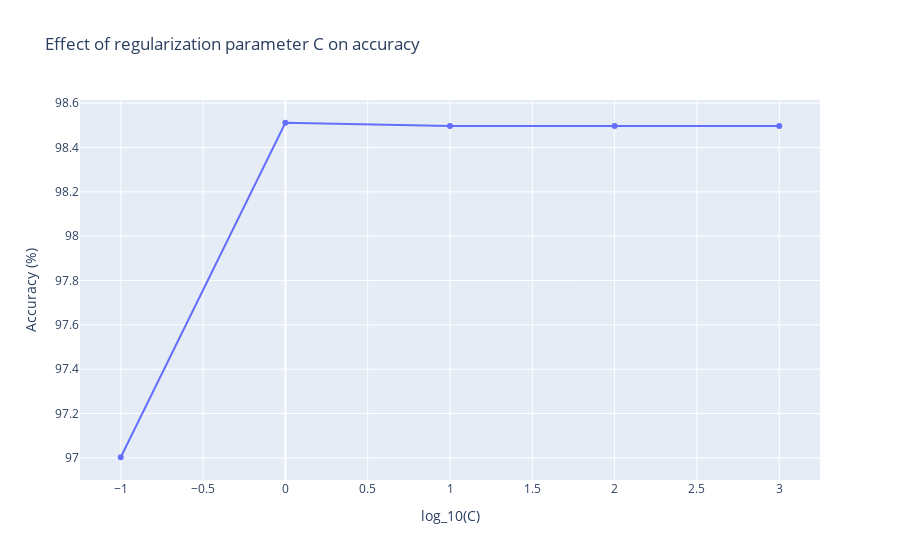

Source (notebook cell):
### Code cell
import plotly.graph_objects as go
import numpy as np

fig = go.Figure()
fig.add_trace(go.Scatter(x=np.log10(C), y=accuracies))

fig.update_layout(title='Effect of regularization parameter C on accuracy',
                   xaxis_title='log_10(C)',
                   yaxis_title='Accuracy (%)')

### Figure 1 — Plotly figure (JSON) as saved in the notebook; plotly's stock layout.template omitted (floating-point values rounded to 4 significant figures)
{"data": [{"type": "scatter", "x": [-1, 0, 1, 2, 3], "y": [97.0, 98.51, 98.5, 98.5, 98.5]}], "layout": {"title": {"text": "Effect of regularization parameter C on accuracy"}, "xaxis": {"title": {"text": "log_10(C)"}}, "yaxis": {"title": {"text": "Accuracy (%)"}}}}
